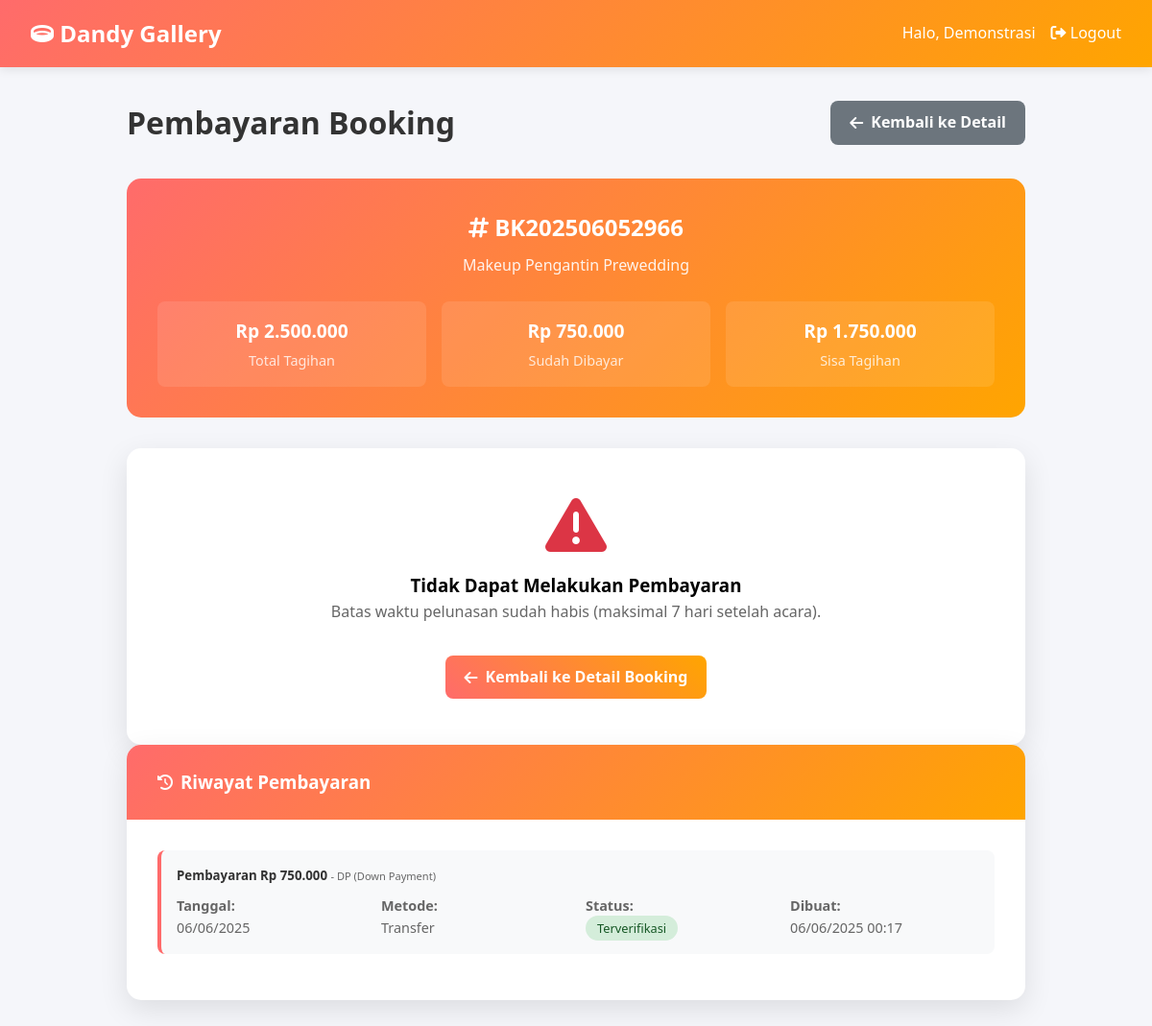
/customer/payment.php?booking=3 (signed in), run on the app's committed database.
### tables this page shows
CREATE TABLE `bookings` (
  `id` int NOT NULL,
  `booking_code` varchar(20) NOT NULL,
  `user_id` int NOT NULL,
  `package_id` int NOT NULL,
  `service_type` varchar(50) NOT NULL,
  `booking_date` date NOT NULL,
  `usage_date` date NOT NULL,
  `venue_address` text,
  `special_request` text COMMENT 'Semua permintaan khusus termasuk ukuran dress, warna, style makeup, dll',
  `total_amount` decimal(12,2) NOT NULL,
  `down_payment` decimal(12,2) DEFAULT '0.00',
  `remaining_payment` decimal(12,2) DEFAULT '0.00',
  `status` enum('pending','confirmed','paid','in_progress','completed','cancelled') DEFAULT 'pending',
  `notes` text,
  `created_at` timestamp NULL DEFAULT CURRENT_TIMESTAMP,
  `updated_at` timestamp NULL DEFAULT CURRENT_TIMESTAMP ON UPDATE CURRENT_TIMESTAMP
);

CREATE TABLE `packages` (
  `id` int NOT NULL,
  `service_type` varchar(50) NOT NULL,
  `name` varchar(150) NOT NULL,
  `description` text,
  `price` decimal(12,2) NOT NULL,
  `image` varchar(255) DEFAULT NULL,
  `includes` text,
  `size_available` varchar(255) DEFAULT NULL,
  `color_available` varchar(255) DEFAULT NULL,
  `is_active` tinyint(1) DEFAULT '1',
  `created_at` timestamp NULL DEFAULT CURRENT_TIMESTAMP,
  `updated_at` timestamp NULL DEFAULT CURRENT_TIMESTAMP ON UPDATE CURRENT_TIMESTAMP
);

CREATE TABLE `payments` (
  `id` int NOT NULL,
  `booking_id` int NOT NULL,
  `payment_date` date NOT NULL,
  `amount` decimal(12,2) NOT NULL,
  `payment_method` enum('cash','transfer') NOT NULL,
  `payment_proof` varchar(255) DEFAULT NULL,
  `status` enum('pending','verified','rejected') DEFAULT 'pending',
  `notes` text,
  `created_at` timestamp NULL DEFAULT CURRENT_TIMESTAMP
);

### config/database.php (called while the page is built, shortened)
<?php
function formatRupiah($angka)
{
    return "Rp " . number_format($angka, 0, ',', '.');
}
function getPaymentStatusText($status)
{
    $status_map = [
        'pending' => 'Menunggu Verifikasi',
        'verified' => 'Terverifikasi',
        'rejected' => 'Ditolak'
    ];
    return $status_map[$status] ?? ucfirst($status);
}

### customer/payment.php (the view, shortened to what this page needs)
<?php
require_once '../config/database.php';
$db = getDB();
$booking_id = isset($_GET['booking']) ? (int)$_GET['booking'] : 0;
$stmt = $db->prepare("SELECT b.*, p.name as package_name, p.price as package_price, u.full_name as customer_name
                     FROM bookings b
                     JOIN packages p ON b.package_id = p.id
                     JOIN users u ON b.user_id = u.id
                     WHERE b.id = ? AND b.user_id = ? AND b.status IN ('pending', 'confirmed', 'paid')");
$stmt->execute([$booking_id, $_SESSION['user_id']]);
$booking = $stmt->fetch(PDO::FETCH_ASSOC);
$stmt = $db->prepare("SELECT * FROM payments WHERE booking_id = ? ORDER BY created_at DESC");
$stmt->execute([$booking_id]);
$payments = $stmt->fetchAll(PDO::FETCH_ASSOC);
$total_paid = array_sum(array_column(array_filter($payments, function ($p) {
    return $p['status'] === 'verified';
}), 'amount'));
$remaining_payment = $booking['total_amount'] - $total_paid;
$can_pay = false;
$error_message = '';
if ($remaining_payment <= 0) {
    $error_message = 'Booking ini sudah lunas.';
} elseif ($booking['status'] === 'cancelled') {
    $error_message = 'Booking ini sudah dibatalkan.';
} elseif ($total_paid > 0 && $total_paid < $booking['down_payment']) {
    $error_message = 'Silakan lunasi DP terlebih dahulu sebelum melakukan pembayaran tambahan.';
} else {
    if ($total_paid >= $booking['down_payment']) {
        $event_date = strtotime($booking['usage_date']);
        $today = time();
        $max_payment_date = $event_date + (7 * 24 * 60 * 60);
        if ($today > $event_date && $today > $max_payment_date) {
            $error_message = 'Batas waktu pelunasan sudah habis (maksimal 7 hari setelah acara).';
        } else {
            $can_pay = true;
        }
    } else {
        $can_pay = true;
    }
}
function getPaymentTypeLabel($amount, $booking, $total_paid_before)
{
    $total_after = $total_paid_before + $amount;
    if ($total_after >= $booking['total_amount']) {
        return 'Lunas';
    } elseif ($total_paid_before == 0 && $amount >= $booking['down_payment']) {
        if ($amount >= $booking['total_amount'] * 0.5) {
            return 'Pembayaran 50%+';
        } else {
            return 'DP (Down Payment)';
        }
    } elseif ($total_paid_before >= $booking['down_payment'] && $total_after < $booking['total_amount']) {
        return 'Pelunasan Sebagian';
    } else {
        return 'Cicilan';
    }
}
?>
<!DOCTYPE html>
<html lang="id">
<head>
    <link href="https://cdnjs.cloudflare.com/ajax/libs/font-awesome/6.0.0/css/all.min.css" rel="stylesheet">
</head>
<body>
    <header class="header">
        <div class="header-container">
            <div class="logo">
                <i class="fas fa-ring"></i> Dandy Gallery
            </div>
            <div class="user-info">
                <span>Halo, <?php echo htmlspecialchars($_SESSION['full_name']); ?></span>
                <a href="../logout.php" style="color: white; text-decoration: none;">
                    <i class="fas fa-sign-out-alt"></i> Logout
                </a>
            </div>
        </div>
    </header>
    <main class="main-content">
        <div class="page-header">
            <h1 class="page-title">Pembayaran Booking</h1>
            <a href="booking_detail.php?id=<?php echo $booking_id; ?>" class="btn btn-secondary">
                <i class="fas fa-arrow-left"></i> Kembali ke Detail
            </a>
        </div>
        <div class="payment-header">
            <div class="booking-code">
                <i class="fas fa-hashtag"></i> <?php echo htmlspecialchars($booking['booking_code']); ?>
            </div>
            <div class="booking-package"><?php echo htmlspecialchars($booking['package_name']); ?></div>
            <div class="payment-amount">
                <div class="amount-item">
                    <div class="amount-value"><?php echo formatRupiah($booking['total_amount']); ?></div>
                    <div class="amount-label">Total Tagihan</div>
                </div>
                <div class="amount-item">
                    <div class="amount-value"><?php echo formatRupiah($total_paid); ?></div>
                    <div class="amount-label">Sudah Dibayar</div>
                </div>
                <div class="amount-item">
                    <div class="amount-value"><?php echo formatRupiah($remaining_payment); ?></div>
                    <div class="amount-label">Sisa Tagihan</div>
                </div>
            </div>
        </div>
        <?php if (!$can_pay): ?>
            <div class="card">
                <div class="card-body" style="text-align: center; padding: 3rem;">
                    <i class="fas fa-exclamation-triangle"
                        style="font-size: 4rem; color: #dc3545; margin-bottom: 1rem;"></i>
                    <h3>Tidak Dapat Melakukan Pembayaran</h3>
                    <p style="color: #666; margin-bottom: 2rem;">
                        <?php echo $error_message; ?>
                    </p>
                    <a href="booking_detail.php?id=<?php echo $booking_id; ?>" class="btn">
                        <i class="fas fa-arrow-left"></i> Kembali ke Detail Booking
                    </a>
                </div>
            </div>
        <?php endif; ?>
        <?php if (!empty($payments)): ?>
            <div class="card">
                <div class="card-header">
                    <i class="fas fa-history"></i>
                    <h3>Riwayat Pembayaran</h3>
                </div>
                <div class="card-body">
                    <?php
                    $running_total = 0;
                    foreach ($payments as $payment):
                        if ($payment['status'] === 'verified') {
                            $running_total += $payment['amount'];
                        }
                        $payment_type_label = getPaymentTypeLabel($payment['amount'], $booking, $running_total - $payment['amount']);
                    ?>
                        <div class="payment-card">
                            <h5>
                                Pembayaran <?php echo formatRupiah($payment['amount']); ?>
                                <small style="color: #666; font-weight: normal;"> - <?php echo $payment_type_label; ?></small>
                            </h5>
                            <div class="payment-details">
                                <div>
                                    <strong>Tanggal:</strong><br>
                                    <?php echo date('d/m/Y', strtotime($payment['payment_date'])); ?>
                                </div>
                                <div>
                                    <strong>Metode:</strong><br>
                                    <?php echo ucfirst($payment['payment_method']); ?>
                                </div>
                                <div>
                                    <strong>Status:</strong><br>
                                    <span class="status <?php echo $payment['status']; ?>">
                                        <?php echo getPaymentStatusText($payment['status']); ?>
                                    </span>
                                </div>
                                <div>
                                    <strong>Dibuat:</strong><br>
                                    <?php echo date('d/m/Y H:i', strtotime($payment['created_at'])); ?>
                                </div>
                            </div>
                        </div>
                    <?php endforeach; ?>
                </div>
            </div>
        <?php endif; ?>
    </main>
</body>
</html>

### customer/payment.php (style rules this page uses)
* { margin: 0; padding: 0; box-sizing: border-box; }
body { font-family: 'Segoe UI', Tahoma, Geneva, Verdana, sans-serif; background: #f5f6fa; line-height: 1.6; }
.header { background: linear-gradient(135deg, #ff6b6b, #ffa500); color: white; padding: 1rem 0; box-shadow: 0 2px 10px rgba(0, 0, 0, 0.1); }
.header-container { max-width: 1200px; margin: 0 auto; display: flex; justify-content: space-between; align-items: center; padding: 0 2rem; }
.logo { font-size: 1.5rem; font-weight: bold; }
.user-info { display: flex; align-items: center; gap: 1rem; }
.main-content { max-width: 1000px; margin: 2rem auto; padding: 0 2rem; }
.page-header { display: flex; justify-content: space-between; align-items: center; margin-bottom: 2rem; }
.page-title { font-size: 2rem; color: #333; }
.btn { padding: 10px 20px; background: linear-gradient(45deg, #ff6b6b, #ffa500); color: white; border: none; border-radius: 8px; cursor: pointer; text-decoration: none; display: inline-flex; align-items: center; gap: 0.5rem; font-weight: 600; transition: transform 0.3s, box-shadow 0.3s; }
.btn-secondary { background: #6c757d; }
.payment-header { background: linear-gradient(135deg, #ff6b6b, #ffa500); color: white; padding: 2rem; border-radius: 15px; margin-bottom: 2rem; text-align: center; }
.booking-code { font-size: 1.5rem; font-weight: bold; margin-bottom: 0.5rem; }
.booking-package { opacity: 0.9; margin-bottom: 1rem; }
.payment-amount { display: grid; grid-template-columns: repeat(auto-fit, minmax(150px, 1fr)); gap: 1rem; margin-top: 1.5rem; }
.amount-item { background: rgba(255, 255, 255, 0.1); padding: 1rem; border-radius: 8px; text-align: center; }
.amount-value { font-size: 1.2rem; font-weight: bold; margin-bottom: 0.25rem; }
.amount-label { font-size: 0.9rem; opacity: 0.8; }
.card { background: white; border-radius: 15px; box-shadow: 0 10px 30px rgba(0, 0, 0, 0.1); overflow: hidden; }
.card-header { background: linear-gradient(135deg, #ff6b6b, #ffa500); color: white; padding: 1.5rem 2rem; display: flex; align-items: center; gap: 0.5rem; }
.card-body { padding: 2rem; }
.payment-card { background: #f8f9fa; padding: 1rem; border-radius: 8px; margin-bottom: 1rem; border-left: 4px solid #ff6b6b; }
.payment-card h5 { color: #333; margin-bottom: 0.5rem; }
.payment-details { display: grid; grid-template-columns: repeat(auto-fit, minmax(150px, 1fr)); gap: 1rem; font-size: 0.9rem; color: #666; }
.status { padding: 0.25rem 0.75rem; border-radius: 20px; font-size: 0.8rem; font-weight: 500; }
.status.verified { background: #d4edda; color: #155724; }

### data on the page
bookings: booking_code "BK202506052966", package.name "Makeup Pengantin Prewedding", total_amount "Rp 2.500.000", total_amount.status "Rp 1.750.000", usage_date "Batas waktu pelunasan sudah habis (maksimal 7 hari setelah acara)."
payments: status "Rp 750.000", amount "Rp 750.000", amount.total_amount "DP (Down Payment)", payment_date "06/06/2025", payment_method "Transfer", status "Terverifikasi", created_at "06/06/2025 00:17"

### other printed values
$_SESSION['full_name'] "Demonstrasi"
